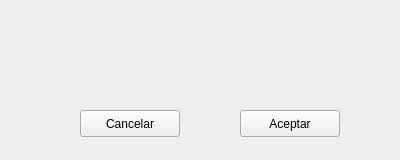
<?xml version="1.0" encoding="UTF-8"?>
<ui version="4.0">
    <class>dialog_confirmar</class>
    <widget class="QDialog" name="dialog_confirmar">
        <property name="geometry">
            <rect>
                <x>0</x>
                <y>0</y>
                <width>400</width>
                <height>160</height>
            </rect>
        </property>
        <property name="minimumSize">
            <size>
                <width>400</width>
                <height>160</height>
            </size>
        </property>
        <property name="maximumSize">
            <size>
                <width>400</width>
                <height>160</height>
            </size>
        </property>
        <property name="windowTitle">
            <string>Mensaje</string>
        </property>
        <widget class="QLabel" name="label_confirmar">
            <property name="geometry">
                <rect>
                    <x>0</x>
                    <y>30</y>
                    <width>401</width>
                    <height>40</height>
                </rect>
            </property>
            <property name="font">
                <font>
                    <pointsize>13</pointsize>
                </font>
            </property>
            <property name="text">
                <string/>
            </property>
            <property name="alignment">
                <set>Qt::AlignCenter</set>
            </property>
        </widget>
        <widget class="QWidget" name="layoutWidget">
            <property name="geometry">
                <rect>
                    <x>80</x>
                    <y>110</y>
                    <width>262</width>
                    <height>27</height>
                </rect>
            </property>
            <layout class="QHBoxLayout" name="horizontalLayout">
                <property name="spacing">
                    <number>60</number>
                </property>
                <item>
                    <widget class="QPushButton" name="boton_cancelar">
                        <property name="minimumSize">
                            <size>
                                <width>100</width>
                                <height>20</height>
                            </size>
                        </property>
                        <property name="maximumSize">
                            <size>
                                <width>45</width>
                                <height>45</height>
                            </size>
                        </property>
                        <property name="text">
                            <string>Cancelar</string>
                        </property>
                        <property name="autoDefault">
                            <bool>false</bool>
                        </property>
                    </widget>
                </item>
                <item>
                    <widget class="QPushButton" name="boton_aceptar">
                        <property name="minimumSize">
                            <size>
                                <width>100</width>
                                <height>20</height>
                            </size>
                        </property>
                        <property name="maximumSize">
                            <size>
                                <width>45</width>
                                <height>45</height>
                            </size>
                        </property>
                        <property name="text">
                            <string>Aceptar</string>
                        </property>
                        <property name="autoDefault">
                            <bool>false</bool>
                        </property>
                    </widget>
                </item>
            </layout>
        </widget>
    </widget>
    <resources>
        <include location="recursos/imagenes.qrc"/>
    </resources>
    <connections/>
</ui>
